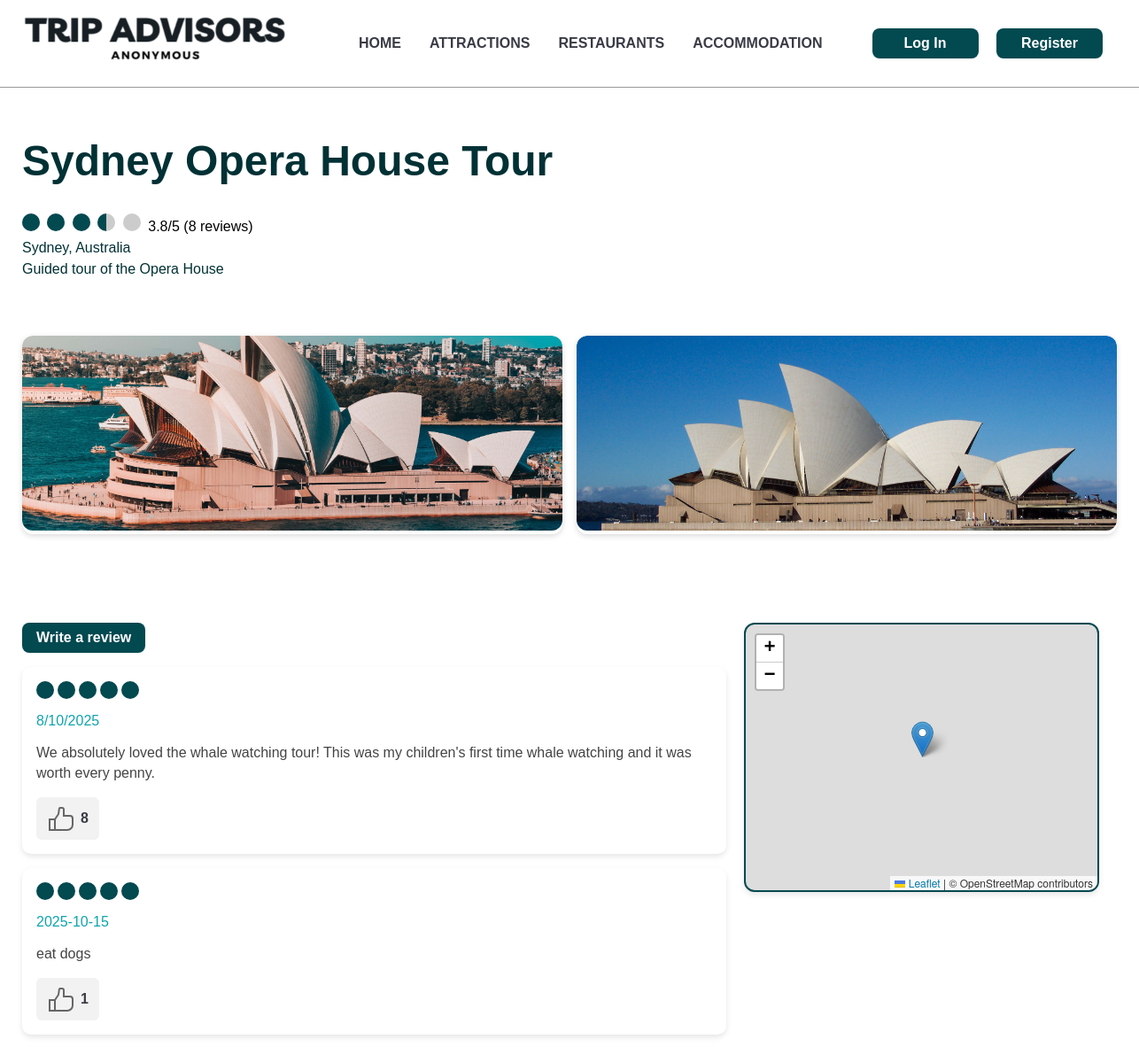
The app's page /listing/1 (upper part), older data.
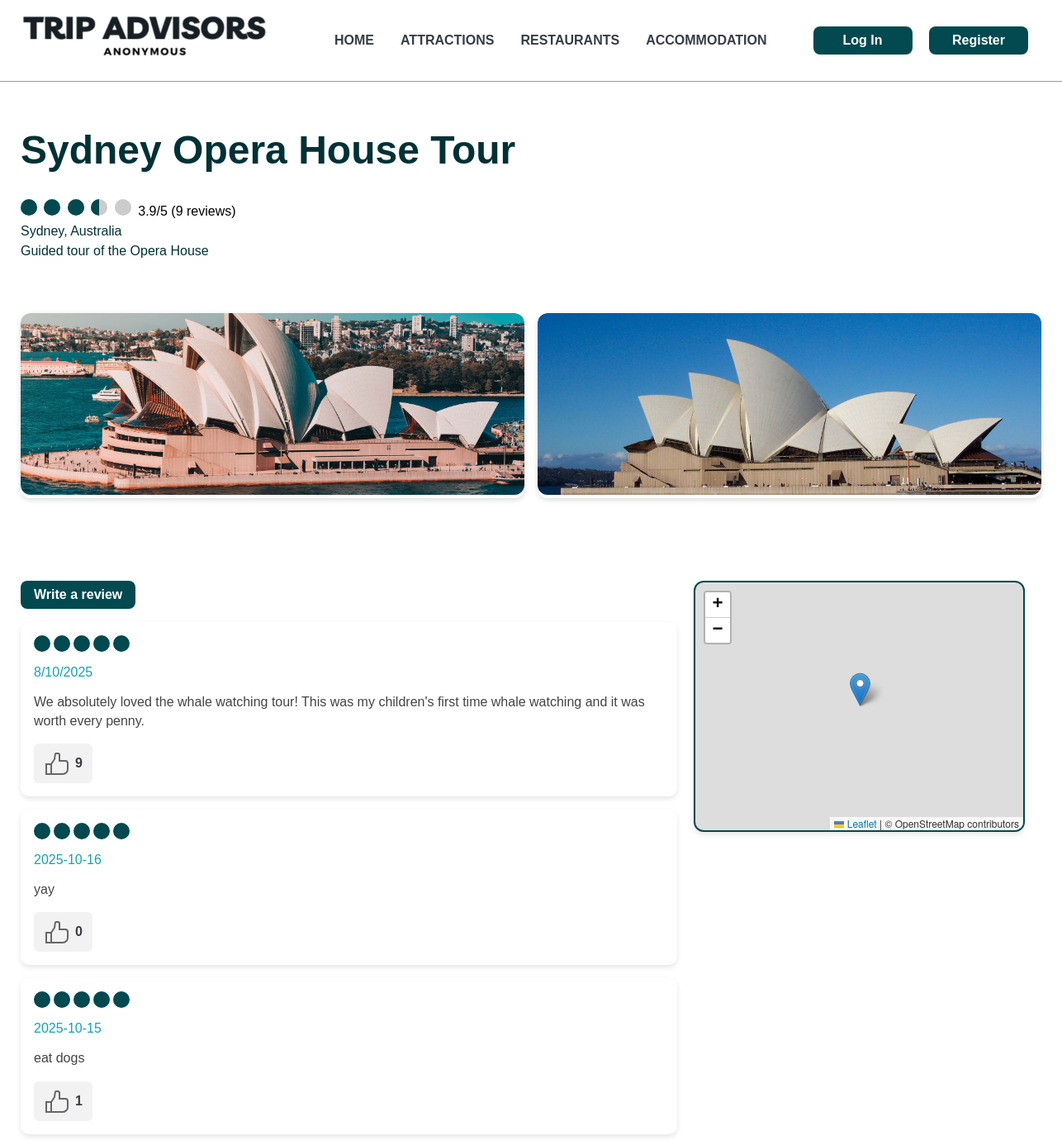
The same page, newer data.
### tables this page shows
CREATE TABLE "Listings" (
  Listings_ID INTEGER PRIMARY KEY,
  Location TEXT,
  Title TEXT,
  Description TEXT,
  Image TEXT,
  Category_ID INTEGER,
  Address TEXT, `Website` TEXT, `Latitude` FLOAT, `Longitude` FLOAT);

CREATE TABLE "Listings_Images" (
  Image_ID      INTEGER PRIMARY KEY,
  Listings_ID   INTEGER NOT NULL 
                REFERENCES Listings(Listings_ID)
                ON DELETE CASCADE,
  Image_URL     TEXT    NOT NULL
);

CREATE TABLE "Posts" (`Post_ID` INTEGER PRIMARY KEY, `User_ID` INTEGER REFERENCES `Users`(`User_ID`), `Text` TEXT, `Post_Rating` INTEGER, `Date` date, `Likes_Count` INTEGER, `Comments_Count` INTEGER, 'Listings_ID' INTEGER REFERENCES 'Listings' ('Listings_ID'));

### main.py (the view)
@app.route("/listing/<int:listing_id>")
def listing_detail(listing_id):
    listing = db.get_listing_by_id(listing_id)
    if listing is None:
        flash("Listing not found.", "danger")
        return redirect(url_for("index"))
    images = db.get_images_for_listing(listing_id)
    posts = db.get_post_by_listing(listing_id, current_user.id if current_user.is_authenticated else None)
    average_rating = db.get_average_rating(listing_id)
    rating_count = db.get_rating_count(listing_id)
    category_id = listing.get("Category_ID")
    if category_id == 1:
        related = db.get_all_from_table("Attractions")
        category_label = "Attractions"
    elif category_id == 2:
        related = db.get_all_from_table("Restaurants")
        category_label = "Restaurants"
    else:
        related = []
        category_label = "Other"
    return render_template(
        "listing.html",
        listing=listing,
        images=images,
        posts=posts,
        average_rating=average_rating,
        related=related,
        category_label=category_label,
        rating_count=rating_count,
    )

### database_manager.py (called while the page is built)
def _get_conn():
    conn = sql.connect(DB_PATH)
    conn.row_factory = sql.Row
    return conn

def get_all_from_table(tablename: str):
    conn = _get_conn()
    cur = conn.cursor()
    rows = cur.execute(f"SELECT * FROM {tablename} LIMIT 6").fetchall()
    conn.close()
    return rows

def get_listing_by_id(listing_id: int) -> Optional[Dict[str, Any]]:
    conn = _get_conn()
    cur = conn.cursor()
    row = cur.execute(
        "SELECT * FROM Listings WHERE Listings_ID = ?", (listing_id,)
    ).fetchone()
    conn.close()
    return dict(row) if row else None

def get_average_rating(listing_id: int) -> Optional[float]:
    conn = _get_conn()
    cur = conn.cursor()
    row = cur.execute(
        "SELECT AVG(Post_Rating) as avg_rating FROM Posts WHERE Listings_ID = ?", (listing_id,)
    ).fetchone()
    conn.close()
    return row["avg_rating"] if row and row["avg_rating"] is not None else None

def get_rating_count(listing_id: int) -> int:
    conn = _get_conn()
    cur = conn.cursor()
    row = cur.execute(
        "SELECT COUNT(*) as rating_count FROM Posts WHERE Listings_ID = ?", (listing_id,)
    ).fetchone()
    conn.close()
    return row["rating_count"] if row else 0

def get_images_for_listing(listing_id: int) -> List[str]:
    conn = _get_conn()
    cur = conn.cursor()
    try:
        rows = cur.execute(
            "SELECT Image_URL FROM Listings_Images WHERE Listings_ID = ?", (listing_id,)
        ).fetchall()
        urls = [r["Image_URL"] for r in rows if r["Image_URL"]]
        conn.close()
        return urls
    except sql.Error:
        row = conn.execute(
            "SELECT Image FROM Listings WHERE Listings_ID = ?", (listing_id,)
        ).fetchone()
        conn.close()
        if row and row["Image"]:
            return [row["Image"]]
        return []

def get_post_by_listing(listings_id: int, user_id: int) -> List[Tuple]:
    conn = _get_conn()
    cur = conn.cursor()
    query = """
        SELECT Posts.Post_ID, Text, Post_Rating, Date, Likes_Count, Comments_Count, Username,
        CASE WHEN Likes.User_ID IS NOT NULL THEN 1 ELSE 0 END AS LikedByCurrentUser
        FROM Posts
        JOIN Users ON Posts.User_ID = Users.User_ID
        LEFT JOIN Likes
            ON Likes.Post_ID = Posts.Post_ID
            AND Likes.User_ID = ?
        WHERE Posts.Listings_ID = ?
        ORDER BY Date DESC
    """
    rows = cur.execute(query, (user_id, listings_id)).fetchall()
    conn.close()
    return rows

### templates/listing.html (shortened to what this page needs)
{% extends 'layout.html' %} {% block content %}
<div class="hero-info">
  <h1>{{ listing.Title or listing.Title }}</h1>
    {% if average_rating is not none %}
    <div class="rating-circles">
    {% for i in range(1, 6) %}
      {% if average_rating >= i %}
        <div class="circle full"></div>
      {% elif average_rating + 0.5 >= i %}
        <div class="circle half"></div>
      {% else %}
        <div class="circle empty"></div>
      {% endif %}
    {% endfor %}
    <span class="rating-text">{{ average_rating | round(1) }}/5</span>
    <span class="rating-text">({{ rating_count }} reviews)</span>
    {% endif %}
  </div>
  <p class="location">{{ listing.Location }}</p>
  <p class="description">{{ listing.Description }}</p>
</div>
<div class="gallery">
  {% for url in images %}
  <div class="gallery-item">
    <img src="{{ url }}" alt="Photo of {{ listing.Title }} #{{ loop.index }}" />
  </div>
  {% endfor %}
</div>
<div class="listing-post-section">
<div class="post-container">
  <div>
    <a class="btn btn-primary" href="{{ url_for('add_review', listing_id=listing['Listings_ID'])}}">
      Write a review
    </a>
  </div>
  {% for row in posts %}
    <div class="post-card">
      <div class="rating">
      {% for i in range(1, 6) %}
          {% if i <= row['Post_Rating'] %}
            <span class="rating-circle filled"></span>
          {% else %}
            <span class="rating-circle"></span>
          {% endif %}
        {% endfor %}
      </div>
      <p class="post-card-date">{{ row['Date'] }}</p>
      <p class="post-card-text">{{ row['Text'] }}</p>
      <div class="post-actions">
      <button
          class="like-btn {% if row['likedByCurrentUser'] %}liked{% endif %}"
          data-review-id="{{ row['Post_ID'] }}"
          aria-label="Like this post"
          >
        <span class="like-count">{{ row['Likes_Count'] or 0 }}</span>
    </button>
  </div>
    </div>
  {% endfor %}
</div>
<div id="map" class="map-container"></div>
</div>
{% endblock %}

### templates/layout.html (shortened to what this page needs)
<!DOCTYPE html>
<html lang="en">
  <head>
    <link rel="stylesheet" href="/static/css/style.css" />
    <link rel="stylesheet"  href="https://unpkg.com/leaflet/dist/leaflet.css"/>
  </head>
  <body>
    <main>
      {% include "partials/menu.html" %} {% block content %}{% endblock %}
    </main>
  </body>
</html>

### templates/partials/menu.html
<div class="topbar">
<nav>
<a href="/index.html">
  <img src="/static/images/logo_text.png" alt="logo" />
</a>
    <ul class="topnav">
    <li><a href="/index.html">Home</a></li>
    <li><a href="/attractions.html">Attractions</a></li>
    <li><a href="/restaurants.html">Restaurants</a></li>
    <li><a href="/accommodation.html">Accommodation</a></li>
  </ul>
  <div>
    {% if current_user.is_authenticated %}
    Welcome  {{current_user.username}}
    <a href="/log_out"><button>Log Out</button></a>
    {% else %}
    <a href="/log_in.html"><button>Log In</button></a>
    <a href="/register.html"><button>Register</button></a>
    {% endif %}
    </div>
  </nav>
  </div>

### static/css/style.css (style rules this page uses)
.location { color: #024950; font-family: Verdana, Geneva, Tahoma, sans-serif; }
main { width: 1236px; margin: 0 auto; padding: 0 20px; padding-top: 94px; }
nav { display: flex; justify-content: space-between; align-items: center; font-family: Verdana, Geneva, Tahoma, sans-serif; font-weight: bold; background-color: #ffffff; padding: 16px 8px; top: 0; z-index: 1000; width: 1236px; margin: 0 auto; }
.topbar { position: fixed; top: 0; left: 0; width: 100%; background-color: #ffffff; border-bottom: #999999 1px solid; z-index: 999; }
nav a { margin-right: 8px; }
nav img { width: 300px; }
nav ul { list-style: none; display: flex; }
nav li { margin-right: 1rem; padding-left: 4px; padding-right: 4px; }
nav ul li a { text-decoration-line: none; text-transform: uppercase; color: #393b45; }
nav div { text-align: right; border-radius: 4 px; border-color: #024950; }
main button, main .btn { background-color: #024950; border: none; color: white; padding: 8px 16px; text-align: center; display: inline-block; font-size: 16px; border-radius: 8px; font-weight: bold; margin-right: 8px; text-decoration: none; }
nav button { background-color: #024950; border: none; color: white; padding: 8px 16px; text-align: center; display: inline-block; font-size: 16px; border-radius: 8px; font-weight: bold; margin-right: 8px; text-decoration: none; min-width: 120px; }
.btn-primary { background-color: #024950; color: #ffffff; padding: 0.6rem 1.2rem; border-radius: 12px; font-weight: bold; border: none; cursor: pointer; transition: background-color 0.3s ease; }
body { padding: 0; font-family: Arial, sans-serif; background-color: #fff; margin-top: 8px; margin-left: 0px; margin-right: 0px; overflow-x: hidden; }
.gallery { display: grid; grid-template-columns: repeat(auto-fit, minmax(280px, 1fr)); gap: 16px; margin: 40px 0px; max-width: 1236px; }
.gallery-item { border-radius: 12px; overflow: hidden; box-shadow: 0 2px 6px rgba(0, 0, 0, 0.15); transition: transform 0.3s ease, box-shadow 0.3s ease; }
.gallery-item img { width: 100%; height: 220px; object-fit: cover; border-radius: 12px; }
.hero-info { max-width: 800px; padding: 20px 0px; text-align: left; }
.hero-info h1 { font-size: 48px; font-weight: bold; color: #003135; }
.hero-info p { margin: 6px 0; font-size: 16px; color: #003135; }
.rating { display: flex; gap: 4px; }
.rating-circle { width: 16px; height: 16px; border-radius: 50%; border: 2px solid #024950; background-color: transparent; }
.rating-circle.filled { background-color: #024950; }
.circle { width: 20px; height: 20px; border-radius: 50%; background-color: #ccc; overflow: hidden; display: inline-block; margin-right: 4px; position: relative; }
.circle.full { background: #024950; }
.circle.half { background: linear-gradient(to right, #024950 50%, #ccc 50%); }
.circle.empty { background: #ccc; }
.listing-post-section { display: flex; flex-direction: row; width: 100%; padding: 20px 0px; }
.post-container { width: 800px; margin: 40px 0px; display: flex; flex-direction: column; gap: 16px; }
.post-card { background: #fff; border-radius: 10px; padding: 16px; box-shadow: 0 3px 6px rgba(0, 0, 0, 0.1); transition: transform 0.25s ease, box-shadow 0.25s ease; }
.post-card-date { font-size: 0.9rem; color: #0fa4af; margin-bottom: 8px; font-size: 16px; }
.post-card-text { color: #444; line-height: 1.4; font-size: 16px; }
.like-btn { display: flex; align-items: center; gap: 6px; padding: 8px 12px; border: none; border-radius: 6px; background-color: #f2f2f2; cursor: pointer; transition: background-color 0.3s ease; color: #393b45; }
.like-btn svg { fill: #666; transition: fill 0.3s ease; }
.map-container { margin: 40px 20px; width: 400px; height: 300px; border: 2px solid #024950; border-radius: 12px; box-shadow: 0 3px 6px rgba(0, 0, 0, 0.1); }

Row changes from the older to the newer data that the page shows:
changed Posts (number 1 of 3 on the later page): Likes_Count "8" → "9"
added Posts: Post_Rating 5 (drawn), Date "2025-10-16", Text "yay", Likes_Count "0"
Text that changed along with them:
{{ average_rating | round(1) }}: "3.8" → "3.9"
{{ rating_count }}: "8" → "9"
